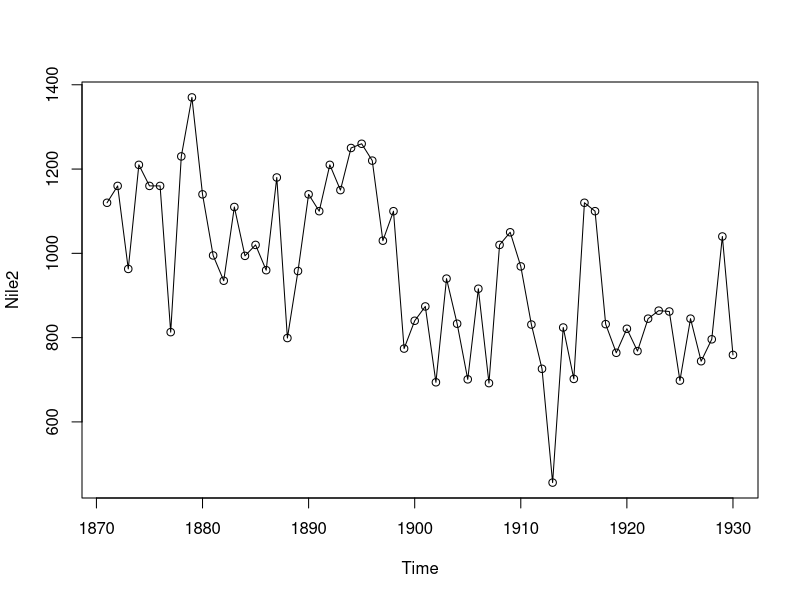
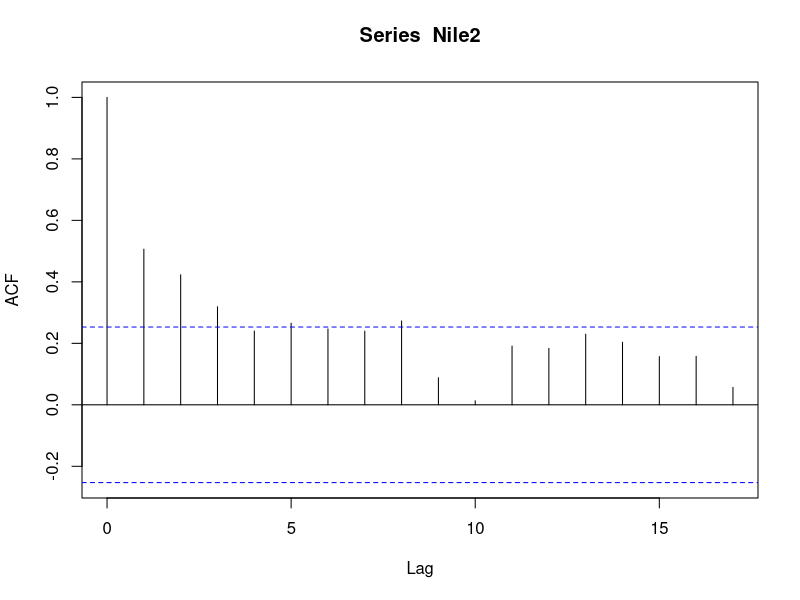
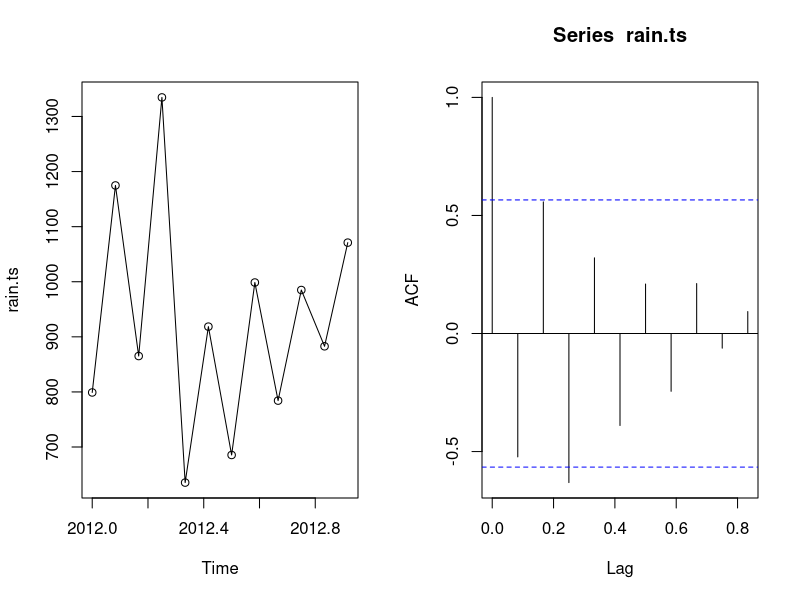
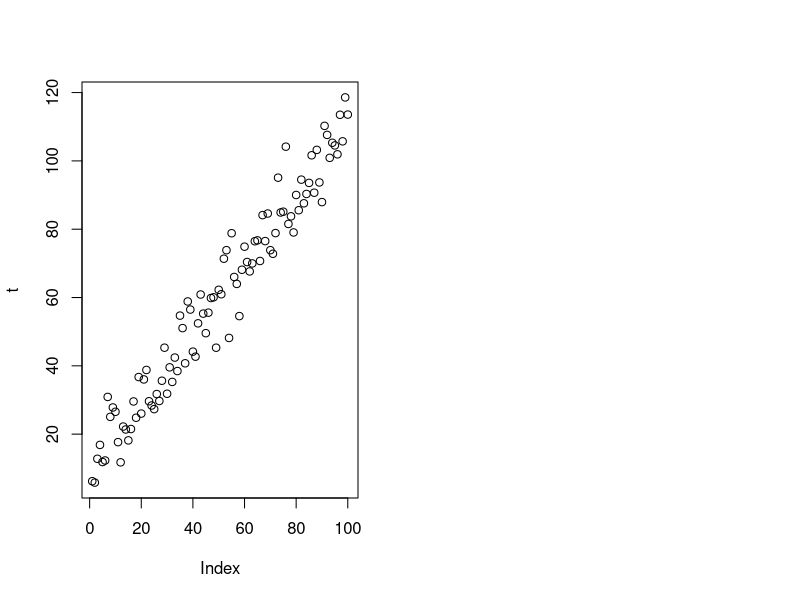
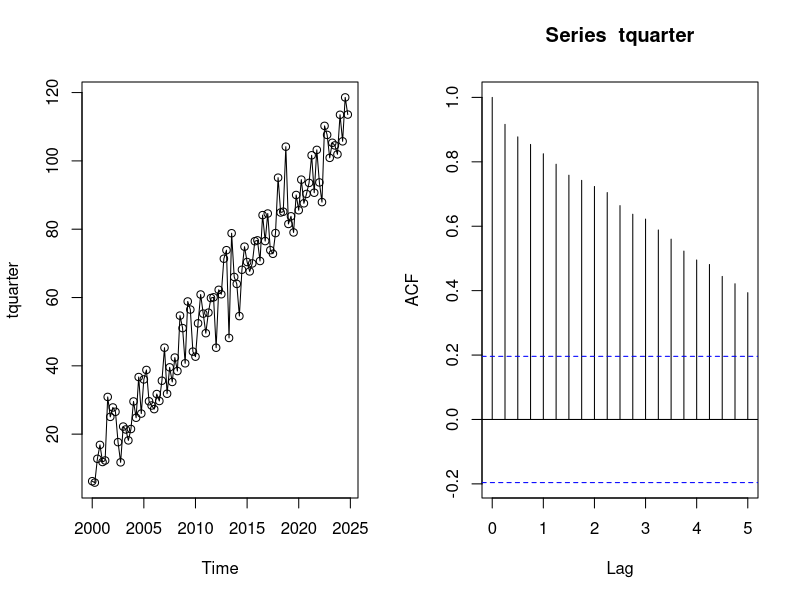

Write the R code that produced these figures, in order.
## ---- chunk 1
data("Nile")
head(Nile)
## ---- chunk 2
Nile2 <-  ts(Nile, start =1871, end=1930)
Nile2
## ---- chunk 3

plot(Nile2, type="o")

acf(Nile2)

## ---- chunk 4
rainf =c(799,1174.8,865.1,1334.6,635.4,918.5,685.5,998.6,784.2,985,882.8,1071)
rain.ts=ts(rainf,start = c(2012,1), frequency = 12)


## ---- chunk 5
par(mfrow=c(1,2))
plot(rain.ts, type="o")
acf(rain.ts)
## ---- chunk 6
t <- seq(from=1, to =100, by =1) + 10 + rnorm(100, sd=7)
plot(t)

tquarter <- ts(t, start=c(2000,1), frequency=4)
print(tquarter)

## ---- chunk 7
par(mfrow=c(1,2))
plot(tquarter, type="o")
acf(tquarter)

